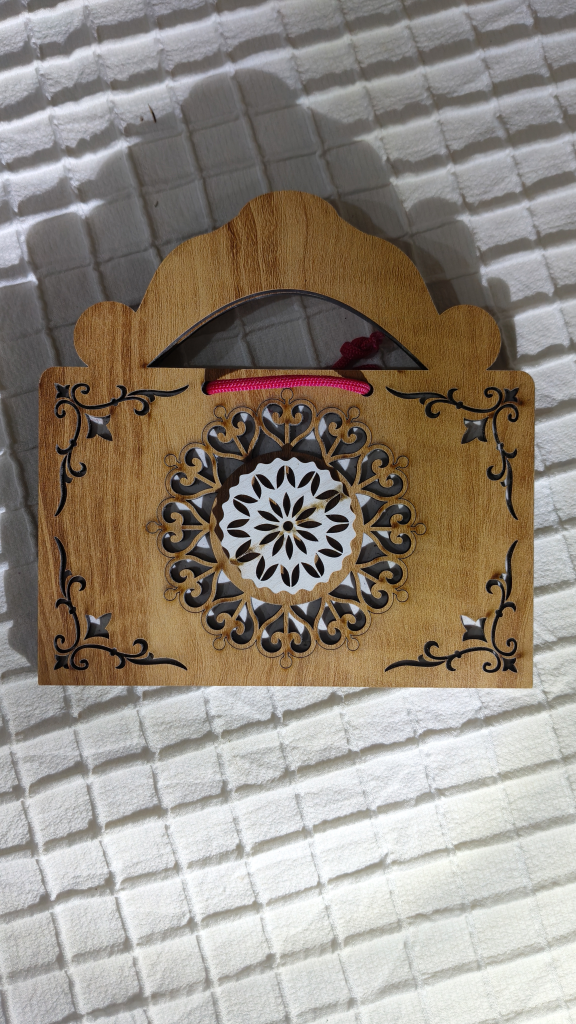
#> input picture dataset/raw/1000012535 - Copy.jpg, 2304 x 4096 px (shown at 1/4 size)
$ python -i exposure_detector.py   (imports and definitions only)
#> lines starting #> are read from the running program, lines starting #| are printed output that depends on the picture
"""
Exposure Detector

Detects whether an image is

- Underexposed
- Properly Exposed
- Overexposed

Returns
-------
{
    "mean_brightness": float,
    "dark_ratio": float,
    "bright_ratio": float,
    "label": str,
    "is_good_exposure": bool
}
"""

from pathlib import Path

import cv2
import numpy as np
from PIL import Image


class ExposureDetector:

    def __init__(self):

        self.dark_threshold = 50

        self.bright_threshold = 205

    # ------------------------------------------------

    def _load_image(self, image):

        if isinstance(image, (str, Path)):

            image = Image.open(image).convert("RGB")
            image = np.array(image)
            gray = cv2.cvtColor(image, cv2.COLOR_RGB2GRAY)

        else:

            # Already a numpy array from cv2.imread (BGR)
            image = np.array(image)
            gray = cv2.cvtColor(image, cv2.COLOR_BGR2GRAY)
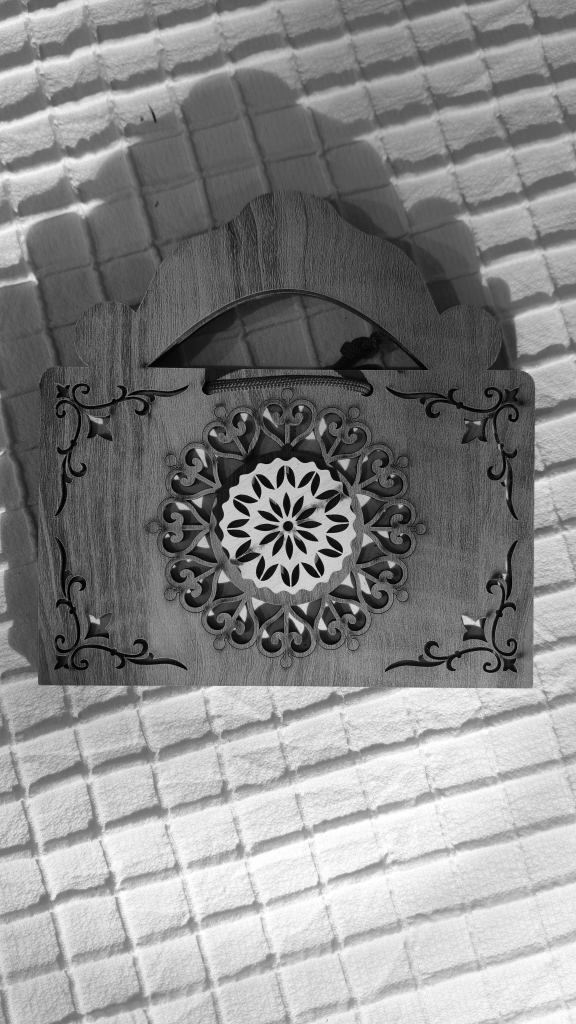
#> gray: shape (4096, 2304) (shown at 1/4 size); min 0, max 255, mean 138

        return gray

    # ------------------------------------------------

    def detect(self, image):

        gray = self._load_image(image)

        brightness = float(np.mean(gray))
#> brightness = 138

        dark_pixels = np.sum(
            gray < self.dark_threshold
        )
#> dark_pixels = 655028

        bright_pixels = np.sum(
            gray > self.bright_threshold
        )
#> bright_pixels = 2021444

        total_pixels = gray.size
#> total_pixels = 9437184

        dark_ratio = dark_pixels / total_pixels
#> dark_ratio = 0.0694

        bright_ratio = bright_pixels / total_pixels
#> bright_ratio = 0.214

        if brightness < 70:

            label = "underexposed"

            good = False

        elif brightness > 185:

            label = "overexposed"

            good = False

        else:

            label = "properly_exposed"

            good = True

        return {

            "mean_brightness": round(
                brightness,
                2
            ),

            "dark_ratio": round(
                dark_ratio,
                4
            ),

            "bright_ratio": round(
                bright_ratio,
                4
            ),

            "label": label,

            "is_good_exposure": good

        }


exposure_detector = ExposureDetector()

>>> import cv2
>>> picture = cv2.cvtColor(cv2.imread('../dataset/raw/1000012535 - Copy.jpg'), cv2.COLOR_BGR2RGB)
>>> result = ExposureDetector().detect(picture)
#> result = {'mean_brightness': 138, 'dark_ratio': 0.0694, 'bright_ratio': 0.214, 'label': 'properly_exposed', 'is_good_exposure': True}
